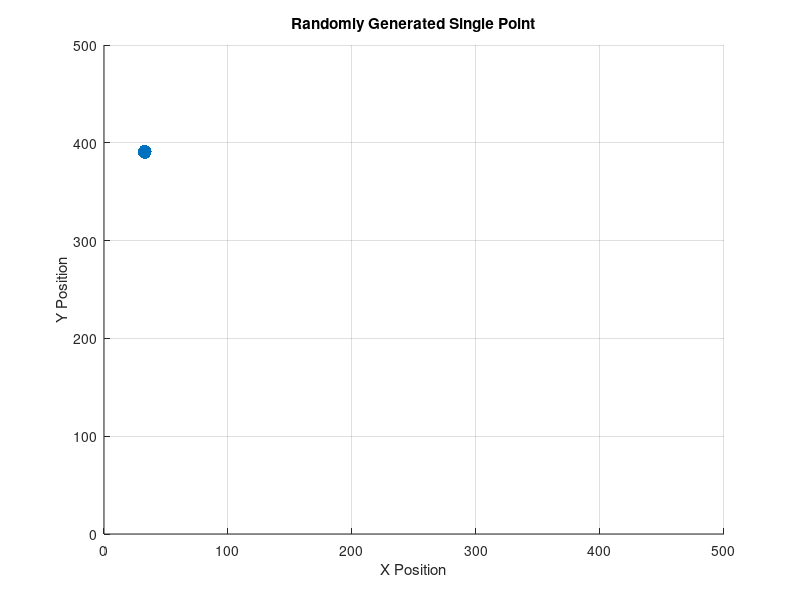

Write MATLAB code to recreate this figure.
% Generate a single random point on a 0-500 plane

% Parameters
x_min = 0;
x_max = 500;
y_min = 0;
y_max = 500;

% Generate one random point
x = x_min + (x_max - x_min) * rand();
y = y_min + (y_max - y_min) * rand();

% Display the point
fprintf('Random point: X = %.2f, Y = %.2f\n', x, y);

% Optional: plot it
figure;
scatter(x, y, 100, 'filled');
grid on;
axis([0 500 0 500]);  % keep axes fixed
xlabel('X Position');
ylabel('Y Position');
title('Randomly Generated Single Point');
